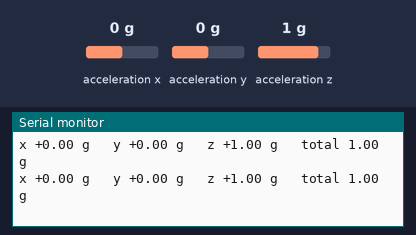
Bench run of a sketch on a simulated ESP32-S3. Shown: the last lines printed to the serial monitor. Wiring (inferred from the names in the program): MPU-9250 motion sensor at I2C address 0x68; MPU-9250 motion sensor at I2C address 0x69. The inputs (shaded band) are chosen by the test bench; at power-on: acceleration x 0 g, acceleration y 0 g, acceleration z 1 g.

Above: at 3.8 s.
3.9 s: acceleration x set to -1.4 g
At 4.33 s:
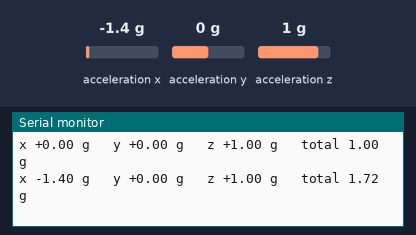
5.4 s: acceleration y set to -1.4 g
At 5.54 s:
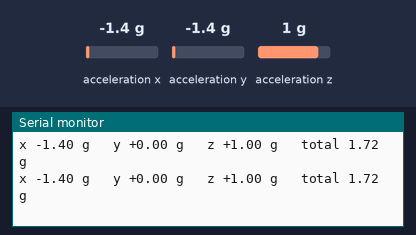
6.9 s: acceleration z set to -1.4 g
At 7.04 s:
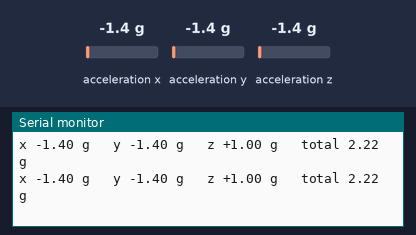
Timing chart, 0 to 9.9 s (numbered marks = the images above; inputs shaded):
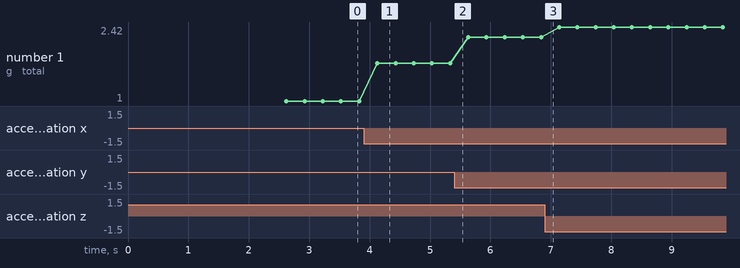

The sketch:

saakshi_mpu_check.ino
```cpp
/*
 * SAAKSHI - MPU-6050 check. Finds the motion sensor and shows live readings.
 * Touches only the MPU-6050 (wakes it to read movement). The ATECC608 is never touched.
 *
 * Wiring (YD-ESP32-S3): VCC->3V3  GND->GND  SDA->GPIO 8  SCL->GPIO 9  AD0->3V3  INT->GPIO 7
 * Serial Monitor at 115200. Tilt or tap the board and watch the numbers change.
 */
#include <Wire.h>

#define SDA_PIN 8
#define SCL_PIN 9
#define WHO_AM_I 0x75
#define PWR_MGMT_1 0x6B
#define ACCEL_XOUT_H 0x3B

static uint8_t mpuAddr = 0;

static bool readReg(uint8_t addr, uint8_t reg, uint8_t *buf, uint8_t n) {
  Wire.beginTransmission(addr);
  Wire.write(reg);
  if (Wire.endTransmission(false) != 0) return false;
  if (Wire.requestFrom(addr, n) != n) return false;
  for (uint8_t i = 0; i < n; i++) buf[i] = Wire.read();
  return true;
}

static const char *whoName(uint8_t v) {
  switch (v) {
    case 0x68: return "MPU-6050 (genuine ID)";
    case 0x70: return "MPU-6500 (works the same for SAAKSHI)";
    case 0x71: case 0x73: return "MPU-9250/9255 (works the same for SAAKSHI)";
    case 0x72: case 0x98: case 0x19: return "MPU-6050 clone (usually works)";
    default: return "not an MPU";
  }
}

void setup() {
  Serial.begin(115200);
  delay(2500);
  Serial.println("\n=== SAAKSHI MPU-6050 check ===");
  Wire.begin(SDA_PIN, SCL_PIN);
  Wire.setClock(100000);

  uint8_t who = 0;
  bool at69 = readReg(0x69, WHO_AM_I, &who, 1);
  if (at69) {
    Serial.printf("0x69: answers, WHO_AM_I = 0x%02X -> %s\n", who, whoName(who));
    if (strcmp(whoName(who), "not an MPU") != 0) mpuAddr = 0x69;
  } else {
    Serial.println("0x69: nothing (this is where SAAKSHI expects the MPU)");
  }

  uint8_t who68 = 0;
  bool at68 = readReg(0x68, WHO_AM_I, &who68, 1);
  if (at68 && strcmp(whoName(who68), "not an MPU") != 0) {
    Serial.printf("0x68: an MPU answers (WHO_AM_I 0x%02X) -> AD0 is NOT on 3V3.\n", who68);
    Serial.println("      It clashes with the DS3231 clock at 0x68. Connect AD0 to 3V3, then run this again.");
  } else {
    Serial.println("0x68: DS3231 clock only (normal)");
  }

  if (!mpuAddr) {
    Serial.println("\nResult: NO MPU at 0x69.");
    if (!(at68 && strcmp(whoName(who68), "not an MPU") != 0))
      Serial.println("Check, in order: VCC to 3V3 and GND (is the module's LED on?), SDA->8 and SCL->9 not swapped,\n"
                     "loose jumpers, then try the module on its own. If nothing helps, the module is likely damaged.");
    return;
  }

  Wire.beginTransmission(mpuAddr);           // wake it up (it starts asleep)
  Wire.write(PWR_MGMT_1);
  Wire.write(0x00);
  Wire.endTransmission();
  delay(100);
  Serial.printf("\nResult: MPU found at 0x%02X. Live readings (at rest: total close to 1.00 g):\n", mpuAddr);
}

void loop() {
  if (!mpuAddr) { delay(1000); return; }
  uint8_t b[6];
  if (!readReg(mpuAddr, ACCEL_XOUT_H, b, 6)) { Serial.println("read failed - loose wire?"); delay(500); return; }
  float x = (int16_t)(b[0] << 8 | b[1]) / 16384.0f;
  float y = (int16_t)(b[2] << 8 | b[3]) / 16384.0f;
  float z = (int16_t)(b[4] << 8 | b[5]) / 16384.0f;
  Serial.printf("x %+5.2f g   y %+5.2f g   z %+5.2f g   total %4.2f g\n", x, y, z, sqrtf(x * x + y * y + z * z));
  delay(300);
}
```

Measured:
- after the input at 3.9 s, the serial monitor: prints a new line after 0.23 s (image 1)
- plotted number 1: 1 → 1.72 after the input at 3.9 s, 1.72 → 2.22 after the input at 5.4 s, 2.22 → 2.42 after the input at 6.9 s
